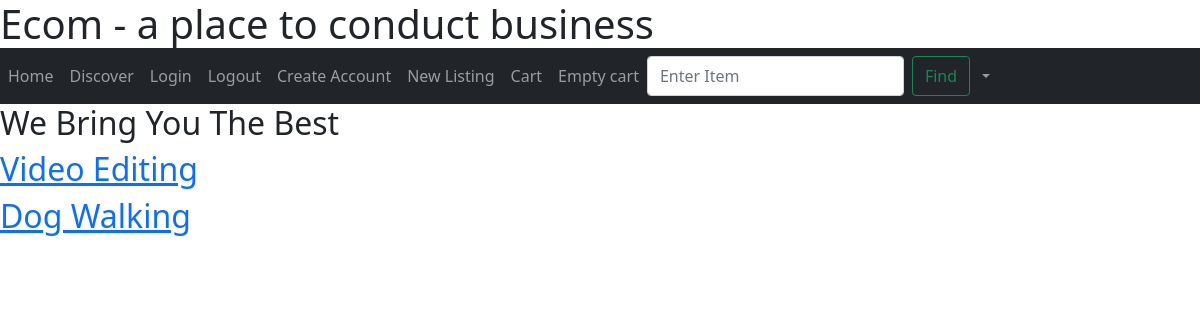
The page /discover on the database as committed earlier.
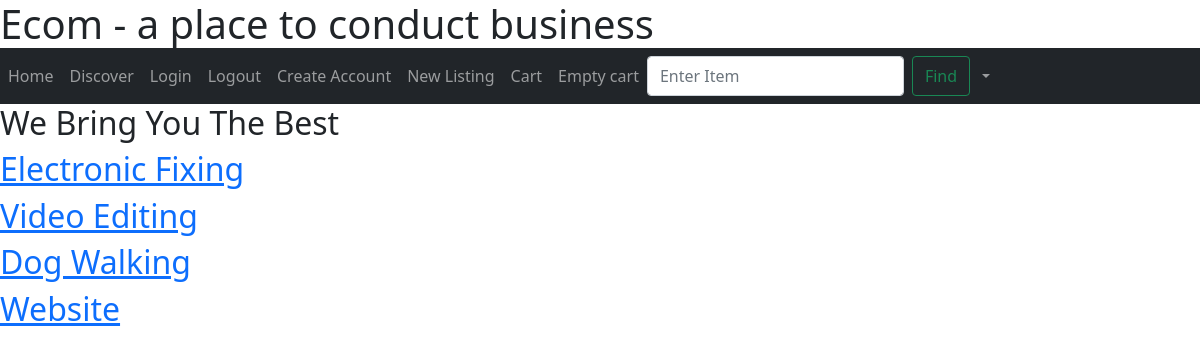
The same page on the database as committed later.
### app/models.py (models this page shows, shortened)
class Post(db.Model):
    id = db.Column(db.Integer, primary_key=True)
    desc = db.Column(db.String(64))
    body = db.Column(db.String(256))
    timestamp = db.Column(db.DateTime, default=datetime.utcnow())
    user_id = db.Column(db.Integer, db.ForeignKey('user.id'))

### app/routes.py (the view)
@myapp_obj.route('/discover')
def discover():#view all listings
    posts = Post.query.order_by(Post.timestamp.desc()).all()
    return render_template("discover.html", posts=posts)

### app/models.py
class SearchForm(FlaskForm):
    searched = StringField("Searched", validators=[DataRequired()])
    submit = SubmitField("Submit")

### app/routes.py (called while the page is built)
@myapp_obj.context_processor
def base():
    form = SearchForm()
    return dict(form=form)

### app/templates/discover.html (shortened to what this page needs)
{% extends "base.html" %}
{% block discover %}
  <h2>We Bring You The Best</h2>
  <div>
    {% for post in posts %}
    <div>
      <a href="{{ url_for('display', post_id=post.id) }}">
        <h2 class="post-title">
          {{ post.desc }}
        </h2>
      </a>
    </div>
    {% endfor %}
  </div>
{% endblock discover %}

### app/templates/base.html (shortened to what this page needs)
<!doctype html>
<html lang="en">
  <head>
    <link href="https://cdn.jsdelivr.net/npm/bootstrap@5.1.3/dist/css/bootstrap.min.css" rel="stylesheet">
  </head>
  <body>
    <header><h1>Ecom - a place to conduct business</h1></header>
    <nav class="navbar navbar-expand-lg navbar-dark bg-dark">
      <div class="collapse navbar-collapse" id="navbar">
        <div class="navbar-nav">
          <a class="nav-item nav-link" id="home" href="/">Home</a>
          <a class="nav-item nav-link" id="discover" href="/discover">Discover</a>
	        <a class="nav-item nav-link" id="login" href="/login">Login</a>
          <a class="nav-item nav-link" id="logout" href="/logout">Logout</a>
          <a class="nav-item nav-link" id="signUp" href="/sign-up">Create Account</a>
          <a class="nav-item nav-link" id="newListing" href="/new-listing">New Listing</a>
          <form class="d-flex">
            <a class="nav-item nav-link" id="cart" href="/cart">Cart</a>
          </form>
          <a class="nav-item nav-link" id="emptyCart" href="/emptyCart">Empty cart</a>
          <form method="POST" action="{{url_for('search')}}" class="d-flex">
            <input class="form-control me-2" type="search" placeholder="Enter Item" aria-label="Search", name="searched">
            <button class="btn btn-outline-success" type="submit">Find</button>
          </form>
          <li class="nav-item dropdown">
            <a class="nav-link dropdown-toggle" href="#" id="navbarDropdownMenuLink" role="button" data-bs-toggle="dropdown" aria-expanded="false">
            </a>
          </li>
        </div>
      </div>
    </nav>
    <body>
    {% block discover %}
    {% endblock discover %}
    </body>
  </body>
</html>

### app/templates/base.html (style rules this page uses)
* { box-sizing:border-box }
header { background-color:white; margin-bottom: -8px; }
body { background-color:white; }

Rows that differ between the two databases and show on the page:
added Post: desc "Electronic Fixing"
added Post: desc "Website"
